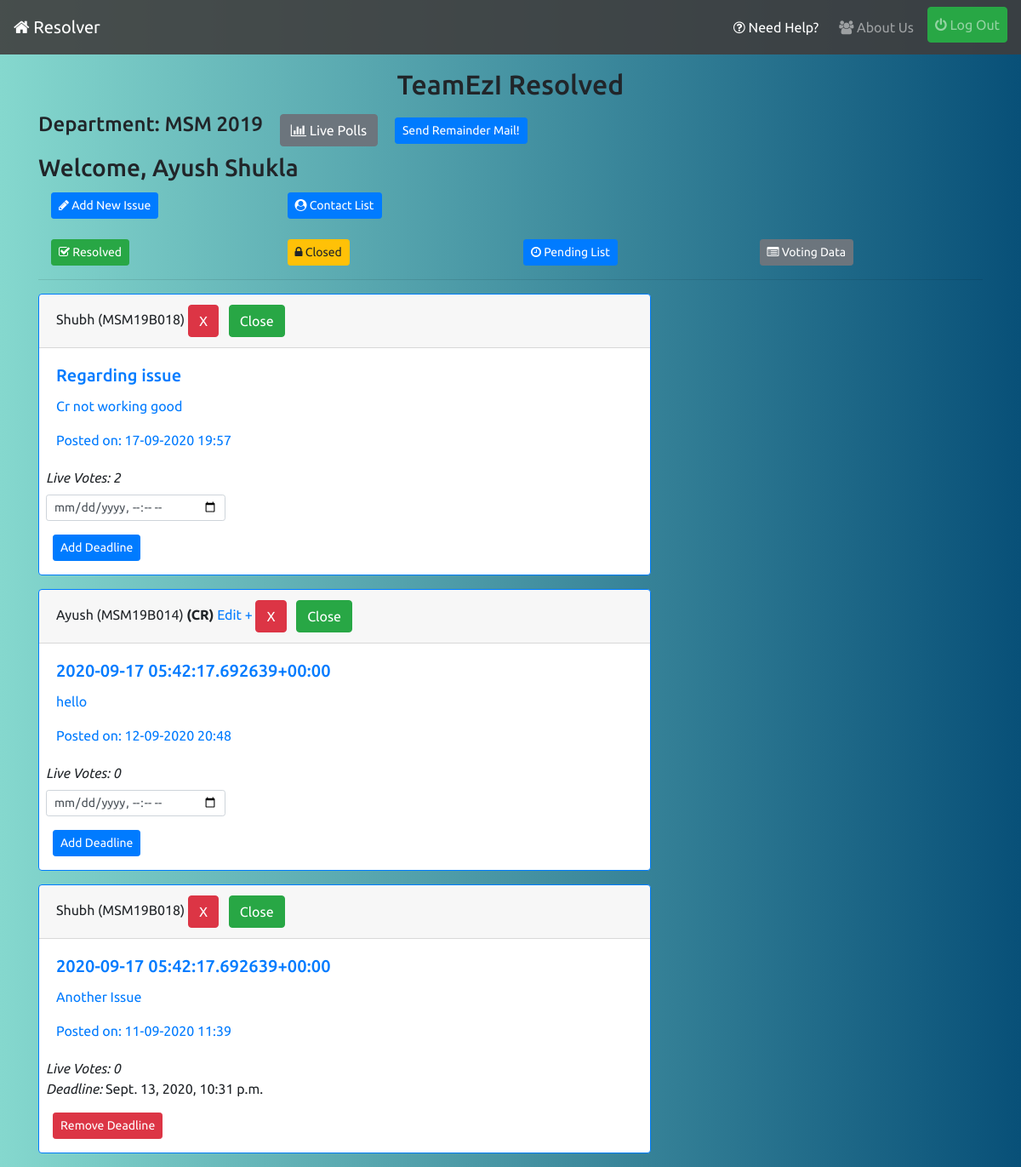
/ (signed in), run on the app's committed database.
### profiles/models.py (models this page shows, shortened)
class User(AbstractUser):
    pass

class UserInfo(models.Model):
    user = models.OneToOneField(User,on_delete=models.CASCADE,related_name='info')
    is_cr = models.BooleanField(default=False)
    department = models.CharField(max_length=20)
    join_year = models.CharField(max_length=4)
    institute = models.ForeignKey(Institute,on_delete=models.CASCADE,related_name='allusers')
    registered_on = models.DateTimeField(auto_now_add=True)
    total_upvotes = models.IntegerField(default=0)
    total_downvotes = models.IntegerField(default=0)
    total_novotes = models.IntegerField(default=0)
    class Meta:
        ordering = ['-total_upvotes','-total_downvotes','-total_novotes']

### reporter/models.py (models this page shows, shortened)
class Report(models.Model):
    user = models.ForeignKey(UserInfo,on_delete=models.CASCADE,blank=True)
    title = models.CharField('Subject',max_length=56)
    content = models.TextField('Issue')
    department = models.CharField(max_length=20,blank=True)
    year = models.CharField(max_length=4,blank=True)
    timestamp = models.DateTimeField(auto_now_add=True)
    updated = models.DateTimeField(auto_now=True)
    active = models.BooleanField(default=True)
    resolved = models.BooleanField(default=False)
    cr_line = models.CharField(max_length=256,null=True,blank=True)
    upvotes = models.IntegerField(default=0)
    downvotes = models.IntegerField(default=0)
    deadline = models.DateTimeField(null=True)
    class Meta:
        ordering = ['-timestamp']

### reporter/views.py (the view)
# urls.py: path('',views.index_view,name='index'),
def index_view(request):
    qs = []
    form = DeadlineForm()
    if request.user.is_authenticated:
        qs = Report.objects.filter(active=True,department=request.user.info.department,year=request.user.info.join_year,resolved=False)
    return render(request,'reporter/index.html',{'issue_list':qs,'form':form})

### reporter/forms.py
class DeadlineForm(forms.ModelForm):
    class Meta:
        model = Report
        fields = ['deadline']
        widgets = {
            'deadline': forms.DateTimeInput(attrs={'type':'datetime-local','class': 'form-control-sm'})
        }
        labels = {
            'deadline': ''
        }

### reporter/templates/reporter/index.html (shortened to what this page needs)
{% extends 'base.html' %}
{% load static %}
{% load crispy_forms_tags %}
{% load mathfilters %}
{% block content %}
<div>
    {% if request.user.is_authenticated %}
    <h2 class="mt-3 text-center">TeamEzI Resolved</h2>
    {% endif %}
    {% if request.user.is_authenticated %}
    <h4 class="inline-block">Department: {{request.user.info.department|upper}} {{request.user.info.join_year}}</h4>
    <a class="btn btn-secondary ml-3 mt-2" href="{% url 'polling:list' %}"><i class="fa fa-bar-chart"></i> Live Polls</a>
    {% if request.user.info.is_cr %}
    <button type="button" class="btn btn-primary btn-sm ml-3 mt-2" data-toggle="modal" data-target="#remainderModal">Send Remainder Mail!</button>
    {% endif %}
    <h3 class="mt-2">Welcome, {{request.user.first_name}} {{request.user.last_name}}</h3>
    <div class="container">
        <div class="row mb-3">
            <div class="col-sm-6 col-lg-3 mt-1">
                <a class="btn btn-primary btn-sm" href="{% url 'reporter:issue-form' %}"><i class="fa fa-pencil"></i> Add New Issue</a>
            </div>
            <div class="col-sm-6 col-lg-6 mt-1">
                <a class="btn btn-primary btn-sm" href="{% url 'reporter:contact-list' %}"><i class="fa fa-user-circle"></i> Contact List</a>
            </div>
        </div>
        <div class="row">
            <div class="col-sm-6 col-lg-3 mt-2">
                <a class="btn btn-success btn-sm" href="{% url 'reporter:resolved' %}"><i class="fa fa-check-square-o"></i> Resolved</a>
            </div>
            {% if request.user.info.is_cr %}
            <div class="col-sm-6 col-lg-3 mt-2">
                <a class="btn btn-warning btn-sm" href="{% url 'reporter:close-stage' %}"><i class="fa fa-lock"></i> Closed</a>
            </div>
            <div class="col-sm-6 col-lg-3 mt-2">
                <a class=" btn btn-primary btn-sm" href="{% url 'reporter:contact-pending' %}"><i class="fa fa-clock-o"></i> Pending List</a>
            </div>
            <div class="col-sm-6 col-lg-3 mt-2">
                <a class="btn btn-secondary btn-sm" href="{% url 'reporter:voted-list' %}"><i class="fa fa-list-alt"></i> Voting Data</a>
            </div>
            {% endif %}
        </div>
    </div>
    <hr>
    {% for issue in issue_list %}
    <div class="card border-primary mb-3" style="max-width: 45rem;">
        <div class="card-header">{{issue.user.user.first_name}} ({{issue.user.user.username|upper}}) {% if issue.user.is_cr %}<strong>(CR)</strong>{% endif %}{% if request.user == issue.user.user %} <a href="{% url 'reporter:edit' issue.id %}">Edit +</a>{% endif %} {% if request.user.info.is_cr or request.user == issue.user.user %}<button type="button" class="btn btn-danger" data-toggle="modal" data-target="#deleteModal">X</button>{% endif %}{% if request.user.info.is_cr %} <a class="btn btn-success ml-2" href="{% url 'reporter:close-issue' issue.id %}">Close</a> {% endif %}</div>
        <div class="card-body text-primary">
            <h5 class="card-title">{{issue.title}}</h5>
            <p class="card-text" >{{issue.content}}</p>
          <p class="card-text">Posted on: {{issue.timestamp|date:'d-m-Y H:i'}}</p>
        </div>
        {% if request.user.info.is_cr %}
            {% with upvote=issue.upvotes|abs downvote=issue.downvotes|abs %}
            <span class="ml-2"><em>Live Votes: {{upvote|add:downvote}}</em></span>
            {% endwith %}
        {% endif %}
        {% if issue.deadline %}
            <p class="deadline-date ml-2"><em>Deadline: </em>{{issue.deadline}}</p>
            {% if request.user.info.is_cr %}
            <p class="ml-3"><a class="btn btn-danger btn-sm" href="{% url 'reporter:remove-deadline' issue.id %}">Remove Deadline</a></p>
            {% endif %}
        {% else %}
            {% if request.user.info.is_cr %}
                <div class="row">
                    <div class="col-lg-4 col-md-6 col-sm-8  ">
                        <div class=" ml-2 mt-2 pb-3 deadline">
                            <form action="{% url 'reporter:add-deadline' %}" method="post">
                                {{form|crispy}}
                                <input class="ml-2 btn btn-primary btn-sm" type="submit" value="Add Deadline">
                            </form>
                        </div>
                    </div>
                </div>
            {% endif %}
        {% endif %}
    </div>
    {% empty %}
    <p class="lead">Woohoo, No Active Issues!</p>
    {% endfor %}
    {% endif %}
</div>
{% endblock %}

### static/css/style.css (style rules this page uses)
body { background: #085078; background: -webkit-linear-gradient(to right, #85D8CE, #085078); background: linear-gradient(to right, #85D8CE, #085078); font-family: 'Ubuntu', sans-serif; }
.inline-block { display: inline-block; }

### data on the page
User: user.info.department "MSM", user.info.join_year "2019", user.first_name "Ayush", user.last_name "Shukla"
Report: user.user.first_name "Shubh", user.user.username "MSM19B018", title "Regarding issue", content "Cr not working good", timestamp "17-09-2020 19:57", value "2"
Report: user.user.first_name "Ayush", user.user.username "MSM19B014", shows "(CR)", shows "Edit +", title "2020-09-17 05:42:17.692639+00:00", content "hello", timestamp "12-09-2020 20:48", value "0"
Report: user.user.first_name "Shubh", user.user.username "MSM19B018", title "2020-09-17 05:42:17.692639+00:00", content "Another Issue", timestamp "11-09-2020 11:39", value "0", deadline "Sept. 13, 2020, 10:31 p.m.", shows "Remove Deadline"
